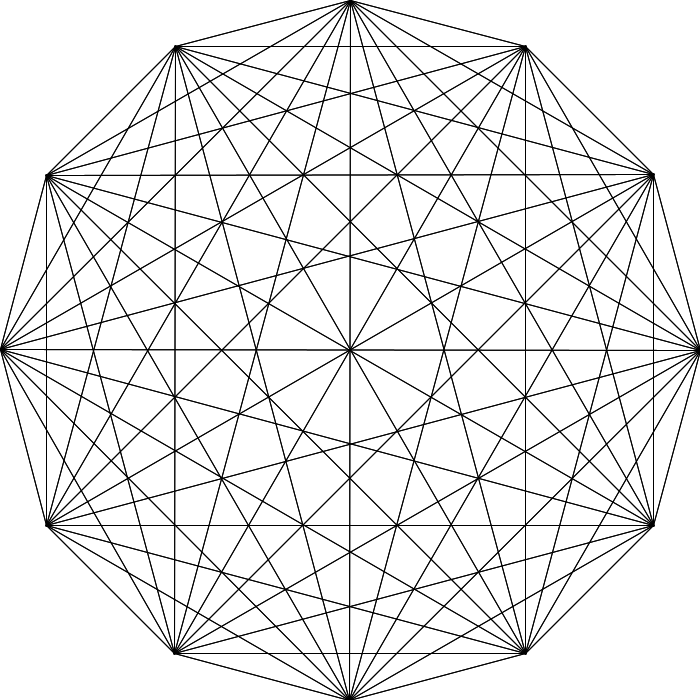
Frame 1 (no input)
Frame 60 (the mouse pressed at the canvas centre just before this capture): identical to frame 1, image omitted
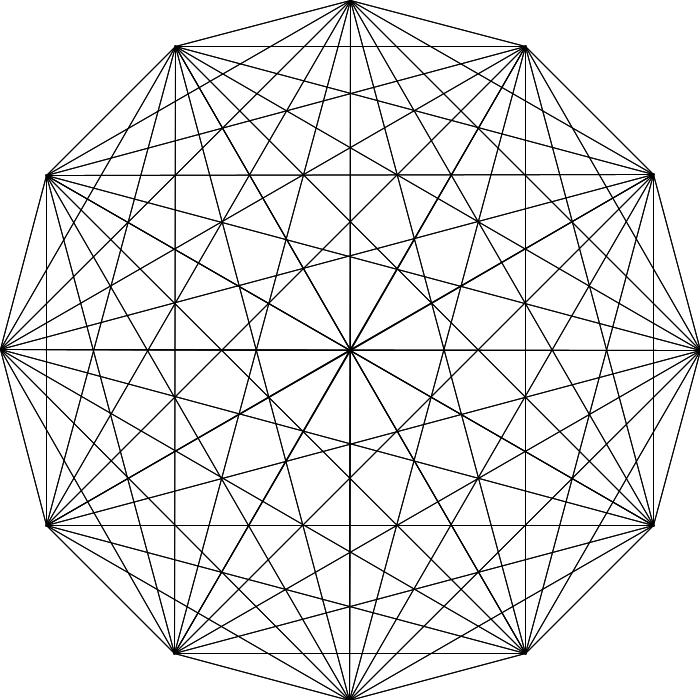
Frame 120 (the mouse held since frame 60 and released just before this capture)

The Processing sketch that drew these frames (run headless with seeded random() and noise(); from frame 60 on, the mouse is pressed at the canvas centre):

// Processing sketch: processing_180573
// ── processing_180573.pde


/**
 *    Connect points! Create them by clicking on the canvas. Pressing spacebar clears the canvas.
 *
 *    <ul>
 *      <li>Lucas Nogueira</li> pr
 *    </ul>
 */



int WSIZE = 700;
ArrayList<Point> plist = new ArrayList<Point>();

// example
void initCircle() {
  float radius = WSIZE/2;
  float increment = 30; // degree

  for (float angle = 0; angle < 360.0; angle += increment) {
    Point p = new Point(radius * cos(radians(angle)) + radius, radius * sin(radians(angle)) + radius);
    plist.add(p);
  }
  ellipse(WSIZE/2, WSIZE/2, WSIZE, WSIZE);
  noFill();
}

void setup() {
  size(700, 700);
  initCircle();
}

void draw() {
  //clear();
  background(255);
  for (Point p : plist) {
    drawPoint(p);

    for (Point ptr : plist) {
      drawLine(p, ptr);
    }
  }
}

void mousePressed() {
  Point p = new Point(mouseX, mouseY);
  plist.add(p);
}

// pressing spacebar clears the screen
void keyPressed() {
  if (int(key) == 32) {
    plist.clear();
  }
}

class Point {
  float x;
  float y;
 
  Point(float x0, float y0) {
    setX(x0);
    setY(y0);
  }
  
  float getX() {
    return x;
  }
  
  float getY() {
    return y;
  }
  
  void setX(float x0) {
    x = x0;
  }
  
  void setY(float y0) {
    y = y0;
  }
}

void drawLine(Point a, Point b) {
  line(a.getX(), a.getY(), b.getX(), b.getY());
}

void drawPoint(Point a) {
  float radiusX = 2.0;
  float radiusY = 2.0;
  ellipse(a.getX(), a.getY(), radiusX, radiusY);
}
